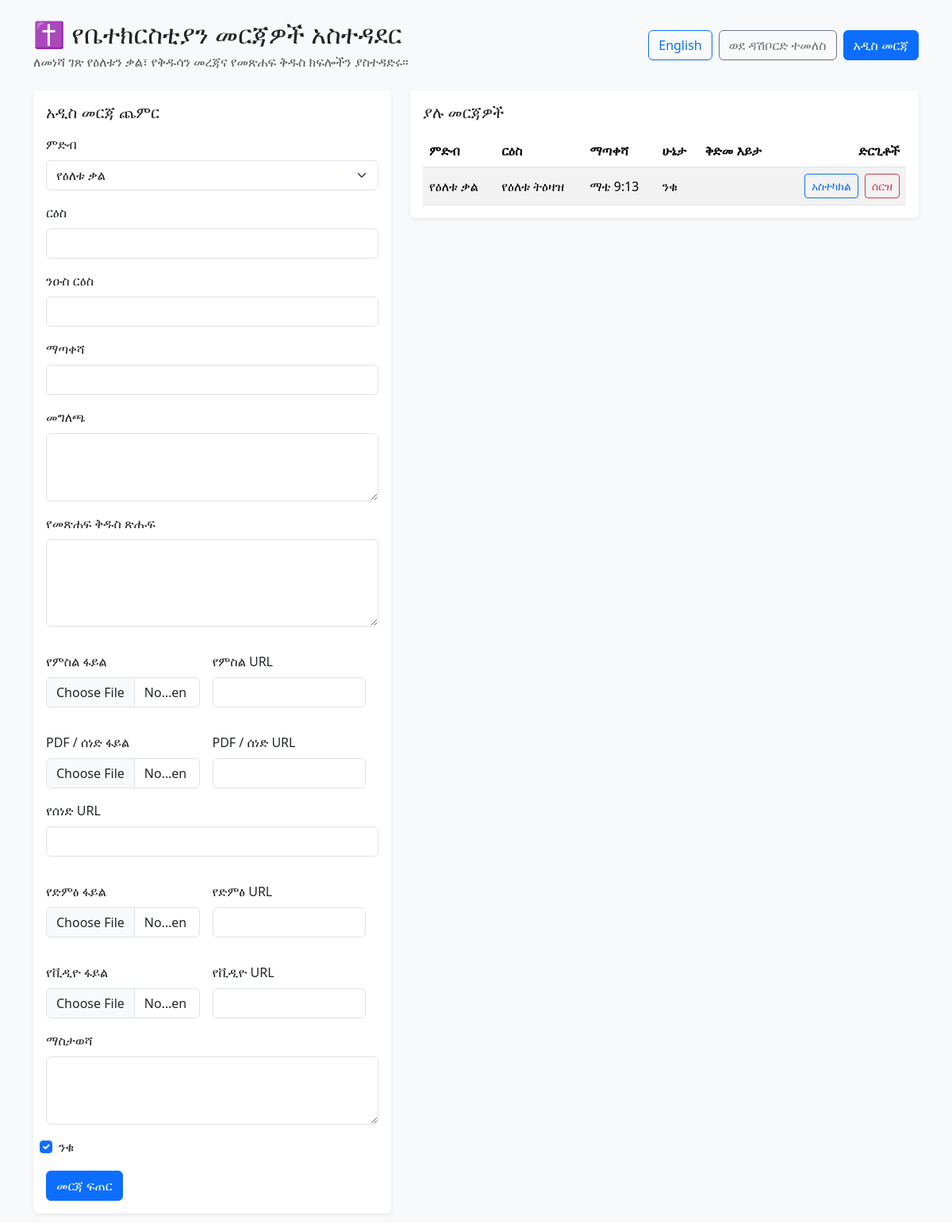
Page /admin_church_resources.php (signed in) on the committed database.
### tables this page shows
CREATE TABLE `church_resources` (
  `id` int(11) NOT NULL AUTO_INCREMENT,
  `category` varchar(30) NOT NULL DEFAULT 'daily_verse',
  `title` varchar(255) NOT NULL,
  `subtitle` varchar(255) DEFAULT NULL,
  `description` text DEFAULT NULL,
  `reference` varchar(255) DEFAULT NULL,
  `scripture_text` longtext DEFAULT NULL,
  `media_image` varchar(255) DEFAULT NULL,
  `pdf_url` varchar(255) DEFAULT NULL,
  `audio_url` varchar(255) DEFAULT NULL,
  `notes` longtext DEFAULT NULL,
  `is_active` tinyint(1) NOT NULL DEFAULT 1,
  `created_at` datetime DEFAULT current_timestamp(),
  `updated_at` datetime DEFAULT current_timestamp() ON UPDATE current_timestamp(),
  `document_url` varchar(255) DEFAULT NULL,
  `video_url` varchar(255) DEFAULT NULL,
  PRIMARY KEY (`id`),
  KEY `idx_category` (`category`),
  KEY `idx_active` (`is_active`)
);

### admin_management_i18n.php (called while the page is built, shortened)
<?php
$adminManagementLanguage = $_GET['lang'] ?? $_SESSION['admin_lang'] ?? 'am';
function adminManagementText(string $key): string
{
    global $adminManagementLanguage;
    return $translations[$key][$adminManagementLanguage] ?? $translations[$key]['en'] ?? $key;
}
$adminManagementSwitchParams = $_GET;
$adminManagementSwitchParams['lang'] = $adminManagementLanguage === 'am' ? 'en' : 'am';
$adminManagementSwitchUrl = basename($_SERVER['PHP_SELF'] ?? '') . '?' . http_build_query($adminManagementSwitchParams);

### admin_church_resources.php (the view, shortened to what this page needs)
<?php
require_once __DIR__ . '/db.php';
require_once __DIR__ . '/admin_management_i18n.php';
function e($value): string
{
    return htmlspecialchars((string) $value, ENT_QUOTES, 'UTF-8');
}
$editingItem = null;
$stmt = $pdo->query('SELECT * FROM church_resources ORDER BY category ASC, created_at DESC');
$resources = $stmt->fetchAll();
$categories = [
    'daily_verse' => 'resource_cat_daily_verse',
    'saint' => 'resource_cat_saint',
    'bible_passage' => 'resource_cat_bible_passage',
];
?>
<!DOCTYPE html>
<html lang="<?php echo e($adminManagementLanguage); ?>">
<head>
    <link href="https://cdn.jsdelivr.net/npm/bootstrap@5.3.1/dist/css/bootstrap.min.css" rel="stylesheet">
</head>
<body class="bg-light">
<div class="container py-4">
    <div class="d-flex justify-content-between align-items-center mb-4 flex-wrap gap-3">
        <div>
            <h2 class="mb-1">✝️ <?php echo e(adminManagementText('church_resources_title')); ?></h2>
            <p class="text-muted mb-0"><?php echo e(adminManagementText('church_resources_intro')); ?></p>
        </div>
        <div class="d-flex gap-2 flex-wrap">
            <a href="<?php echo e($adminManagementSwitchUrl); ?>" class="btn btn-outline-primary"><?php echo e(adminManagementText('language_switch')); ?></a>
            <a href="admin_dashboard.php" class="btn btn-outline-secondary"><?php echo e(adminManagementText('back_dashboard')); ?></a>
            <a href="admin_church_resources.php" class="btn btn-primary"><?php echo e(adminManagementText('resource_new')); ?></a>
        </div>
    </div>
    <div class="row gy-4">
        <div class="col-lg-5">
            <div class="card shadow-sm border-0">
                <div class="card-body">
                    <h5 class="card-title mb-3"><?php echo e(adminManagementText($editingItem ? 'resource_edit' : 'resource_add')); ?></h5>
                    <form method="post" enctype="multipart/form-data" class="row g-3">
                        <div class="col-12">
                            <label class="form-label"><?php echo e(adminManagementText('resource_category')); ?></label>
                            <select name="category" class="form-select" required>
                                <?php foreach ($categories as $key => $label): ?>
                                    <option value="<?php echo e($key); ?>" <?php echo ($editingItem && $editingItem['category'] === $key) ? 'selected' : ''; ?>><?php echo e(adminManagementText($label)); ?></option>
                                <?php endforeach; ?>
                            </select>
                        </div>
                        <div class="col-12">
                            <label class="form-label"><?php echo e(adminManagementText('resource_title')); ?></label>
                            <input type="text" name="title" class="form-control" value="<?php echo e($editingItem['title'] ?? ''); ?>" required>
                        </div>
                        <div class="col-12">
                            <label class="form-label"><?php echo e(adminManagementText('resource_subtitle')); ?></label>
                            <input type="text" name="subtitle" class="form-control" value="<?php echo e($editingItem['subtitle'] ?? ''); ?>">
                        </div>
                        <div class="col-12">
                            <label class="form-label"><?php echo e(adminManagementText('resource_reference')); ?></label>
                            <input type="text" name="reference" class="form-control" value="<?php echo e($editingItem['reference'] ?? ''); ?>">
                        </div>
                        <div class="col-12">
                            <label class="form-label"><?php echo e(adminManagementText('resource_description')); ?></label>
                            <textarea name="description" class="form-control" rows="3"><?php echo e($editingItem['description'] ?? ''); ?></textarea>
                        </div>
                        <div class="col-12">
                            <label class="form-label"><?php echo e(adminManagementText('resource_scripture')); ?></label>
                            <textarea name="scripture_text" class="form-control" rows="4"><?php echo e($editingItem['scripture_text'] ?? ''); ?></textarea>
                        </div>
                        <div class="col-12 row g-3">
                            <div class="col-6">
                                <label class="form-label"><?php echo e(adminManagementText('resource_image_file')); ?></label>
                                <input type="file" name="media_image" class="form-control" accept="image/jpeg,image/png,image/webp,image/gif">
                            </div>
                            <div class="col-6">
                                <label class="form-label"><?php echo e(adminManagementText('resource_image_url')); ?></label>
                                <input type="url" name="media_image_url" class="form-control" value="<?php echo e($editingItem['media_image'] ?? ''); ?>">
                            </div>
                        </div>
                        <div class="col-12 row g-3">
                            <div class="col-6">
                                <label class="form-label"><?php echo e(adminManagementText('resource_pdf_file')); ?></label>
                                <input type="file" name="pdf_file" class="form-control" accept="application/pdf,application/msword,application/vnd.openxmlformats-officedocument.wordprocessingml.document">
                            </div>
                            <div class="col-6">
                                <label class="form-label"><?php echo e(adminManagementText('resource_pdf_url')); ?></label>
                                <input type="url" name="pdf_url" class="form-control" value="<?php echo e($editingItem['pdf_url'] ?? ''); ?>">
                            </div>
                        </div>
                        <div class="col-12">
                            <label class="form-label"><?php echo e(adminManagementText('resource_document_url')); ?></label>
                            <input type="url" name="document_url" class="form-control" value="<?php echo e($editingItem['document_url'] ?? ''); ?>">
                        </div>
                        <div class="col-12 row g-3">
                            <div class="col-6">
                                <label class="form-label"><?php echo e(adminManagementText('resource_audio_file')); ?></label>
                                <input type="file" name="audio_file" class="form-control" accept="audio/*">
                            </div>
                            <div class="col-6">
                                <label class="form-label"><?php echo e(adminManagementText('resource_audio_url')); ?></label>
                                <input type="url" name="audio_url" class="form-control" value="<?php echo e($editingItem['audio_url'] ?? ''); ?>">
                            </div>
                        </div>
                        <div class="col-12 row g-3">
                            <div class="col-6">
                                <label class="form-label"><?php echo e(adminManagementText('resource_video_file')); ?></label>
                                <input type="file" name="video_file" class="form-control" accept="video/*">
                            </div>
                            <div class="col-6">
                                <label class="form-label"><?php echo e(adminManagementText('resource_video_url')); ?></label>
                                <input type="url" name="video_url" class="form-control" value="<?php echo e($editingItem['video_url'] ?? ''); ?>">
                            </div>
                        </div>
                        <div class="col-12">
                            <label class="form-label"><?php echo e(adminManagementText('resource_notes')); ?></label>
                            <textarea name="notes" class="form-control" rows="3"><?php echo e($editingItem['notes'] ?? ''); ?></textarea>
                        </div>
                        <div class="col-12 form-check">
                            <input class="form-check-input" type="checkbox" id="is_active" name="is_active" value="1" <?php echo ($editingItem && $editingItem['is_active']) || !$editingItem ? 'checked' : ''; ?>>
                            <label class="form-check-label" for="is_active"><?php echo e(adminManagementText('resource_active')); ?></label>
                        </div>
                        <div class="col-12 d-flex gap-2 flex-wrap">
                            <button type="submit" class="btn btn-primary"><?php echo e(adminManagementText($editingItem ? 'resource_update' : 'resource_create')); ?></button>
                        </div>
                    </form>
                </div>
            </div>
        </div>
        <div class="col-lg-7">
            <div class="card shadow-sm border-0">
                <div class="card-body">
                    <h5 class="card-title mb-3"><?php echo e(adminManagementText('resource_existing')); ?></h5>
                    <?php if (empty($resources)): ?>
                        <p class="text-muted"><?php echo e(adminManagementText('resource_none')); ?></p>
                    <?php else: ?>
                        <div class="table-responsive">
                            <table class="table table-striped align-middle mb-0">
                                <thead>
                                    <tr>
                                        <th scope="col"><?php echo e(adminManagementText('resource_category')); ?></th>
                                        <th scope="col"><?php echo e(adminManagementText('resource_title')); ?></th>
                                        <th scope="col"><?php echo e(adminManagementText('resource_reference')); ?></th>
                                        <th scope="col"><?php echo e(adminManagementText('resource_status')); ?></th>
                                        <th scope="col"><?php echo e(adminManagementText('resource_preview')); ?></th>
                                        <th scope="col" class="text-end"><?php echo e(adminManagementText('resource_actions')); ?></th>
                                    </tr>
                                </thead>
                                <tbody>
                                    <?php foreach ($resources as $resource): ?>
                                        <tr>
                                            <td><?php echo e(isset($categories[$resource['category']]) ? adminManagementText($categories[$resource['category']]) : $resource['category']); ?></td>
                                            <td><?php echo e($resource['title']); ?></td>
                                            <td><?php echo e($resource['reference']); ?></td>
                                            <td><?php echo e(adminManagementText($resource['is_active'] ? 'resource_active' : 'resource_inactive')); ?></td>
                                            <td>
                                            </td>
                                            <td class="text-end">
                                                <a href="admin_church_resources.php?edit=<?php echo (int) $resource['id']; ?>" class="btn btn-sm btn-outline-primary"><?php echo e(adminManagementText('resource_edit_action')); ?></a>
                                                <form action="admin_church_resources.php" method="post" class="d-inline-block ms-1" onsubmit="return confirm(<?php echo htmlspecialchars(json_encode(adminManagementText('resource_delete_confirm')), ENT_QUOTES, 'UTF-8'); ?>);">
                                                    <button type="submit" class="btn btn-sm btn-outline-danger"><?php echo e(adminManagementText('resource_delete')); ?></button>
                                                </form>
                                            </td>
                                        </tr>
                                    <?php endforeach; ?>
                                </tbody>
                            </table>
                        </div>
                    <?php endif; ?>
                </div>
            </div>
        </div>
    </div>
</div>
</body>
</html>

### rows in the picture
church_resources: category "የዕለቱ ቃል", title "የዕለቱ ትዕዛዝ", reference "ማቴ 9:13", is_active "ንቁ"

### other values in the picture
adminManagementText('church_resources_title') "የቤተክርስቲያን መርጃዎች አስተዳደር"
adminManagementText('church_resources_intro') "ለመነሻ ገጽ የዕለቱን ቃል፣ የቅዱሳን መረጃና የመጽሐፍ ቅዱስ ክፍሎችን ያስተዳድሩ።"
adminManagementText('language_switch') "English"
adminManagementText('back_dashboard') "ወደ ዳሽቦርድ ተመለስ"
adminManagementText('resource_new') "አዲስ መርጃ"
adminManagementText($editingItem ? 'resource_edit' : 'resource_add') "አዲስ መርጃ ጨምር"
adminManagementText('resource_category') "ምድብ"
adminManagementText('resource_title') "ርዕስ"
adminManagementText('resource_subtitle') "ንዑስ ርዕስ"
adminManagementText('resource_reference') "ማጣቀሻ"
adminManagementText('resource_description') "መግለጫ"
adminManagementText('resource_scripture') "የመጽሐፍ ቅዱስ ጽሑፍ"
adminManagementText('resource_image_file') "የምስል ፋይል"
adminManagementText('resource_image_url') "የምስል URL"
adminManagementText('resource_pdf_file') "PDF / ሰነድ ፋይል"
